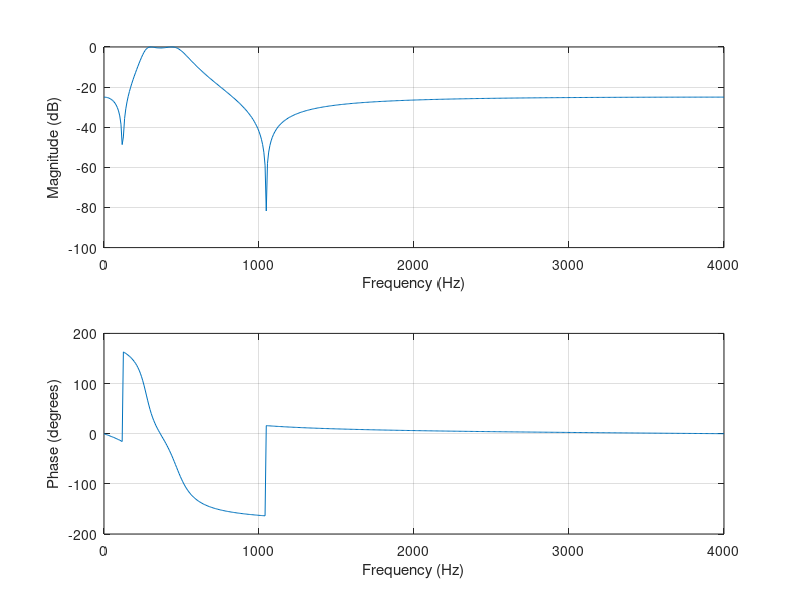

Reproduce this figure in MATLAB. (Note: this script raises an error after producing the figure.)
%{
F = [245 440 2000 2200];  %tap frequencies
A = [0 1 0];                    %tap gain, assume its working on
                                    %pairs of entries, with an implicit 0
                                    %at the start and end
pass_ripple = (10^(0.4/20)-1)/(10^(0.4/20)+1); 
stop_ripple = 10^(-50/20);
DEV = [stop_ripple pass_ripple stop_ripple];
Fs = 8000;                          %Fsamp

[m,f,a,W] = firpmord(F,A,DEV,Fs);   %tells us what order and shit it needs to be

b = firpm(m,f,a, W);                %coeffs of the FIR filter
[h,w] = freqz(b,1,512);         %freqz(numerator, denominator, resolution)
plot(f/2 * Fs,a,w/2/pi * Fs,abs(h)) %draws the something....

figure;                             %create new figure window
freqz(b,1,512, Fs);                 %plot magnitude and phase of filter design

%}
order = 4;
fs = 8000                   %sampling frequency
%pass_ripple = (10^(0.5/20)-1)/(10^(0.5/20)+1); 
%stop_gain = 10^(-25/20);

pass_ripple = 0.5;      %in dB
stop_attenuation = 25;
edge_freq = [2*280/fs 2*470/fs]  %filter normalised edge frequencies

[b,a] = ellip(order/2,pass_ripple,stop_attenuation,edge_freq);
%[b,a] = ellip(n,Rp,Rs,Wp,'ftype')
%----order n 'ftype' digital elliptic filter with normalized passband edge frequency Wp, 
%----Rp dB of ripple in the passband, and a stopband Rs dB down from the peak value in the passband.
%---- returns b,a

%plot stuff
figure;                             %create new figure window
freqz(b,a,512, fs);                 %plot magnitude and phase of filter design

%turns coeffs to string
tmp = (b(1));
str_b = ['double b[] = {' num2str(tmp)];
for i=2:length(b)
    tmp = (b(i));
    str_b = [str_b, ', ', num2str(tmp)];
end;
str_b = [str_b, '};'];
str_len_b = ['const int N = ', num2str(length(b)),';'];     %length of b

tmp = (a(1));
str_a = ['double a[] = {' num2str(tmp)];
for i=2:length(a)
    tmp = (a(i));
    str_a = [str_a, ', ', num2str(tmp)];
end;
str_a = [str_a, '};'];

fileID = fopen('RTDSP/coeff.txt' , 'w+');
fprintf(fileID, '%s\n%s\n%s\n', str_b, str_a, str_len_b);   %assume a and b same length
fclose(fileID);
%save fir_coeff.txt str -ascii -double   %save coefficient b to txt file